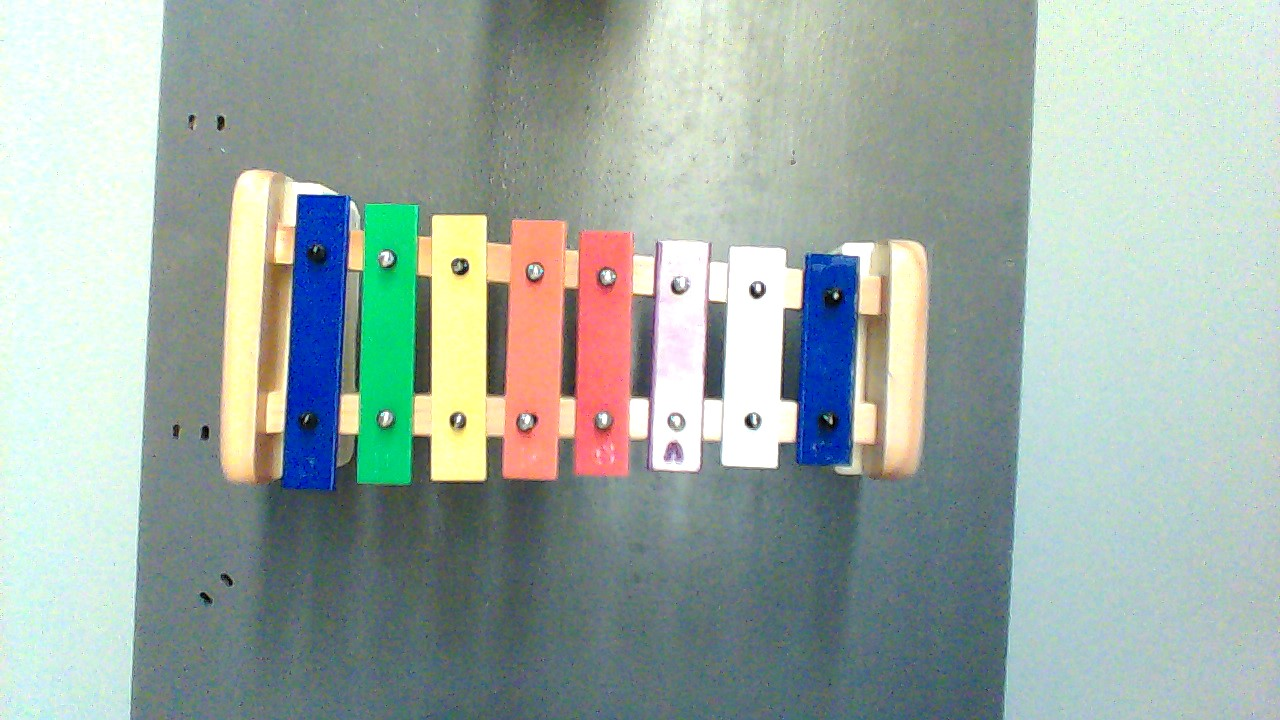
#> input picture computervision/xylophoto1.jpg, 1280 x 720 px, given in place of the camera
$ python wand_color.py
#> lines starting #> are read from the running program, lines starting #| are printed output that depends on the picture; after the words box and inside, x2 and y2 are one past the last pixel; in counts of white or black regions, pixels touching at a corner belong together
import cv2
import numpy
from collections import deque
import imutils

def run():
    cap = cv2.VideoCapture(1)

    width = int(cap.get(3))
    height = int(cap.get(4))
    print(width)
    print(height)


    writer = cv2.VideoWriter('color-vide.avi', cv2.VideoWriter_fourcc('M', 'J', 'P', 'G'), 10, (width, height))

    y1 = 50
    y2 = 400
    x1 = 120
    x2 = 480

    while (1):
        _, frame = cap.read()
#> frame is the input picture: shape (720, 1280, 3); mean B, G, R 166.6, 173.2, 158.3
        frame = frame[y1:y2, x1:x2]  # crop frame
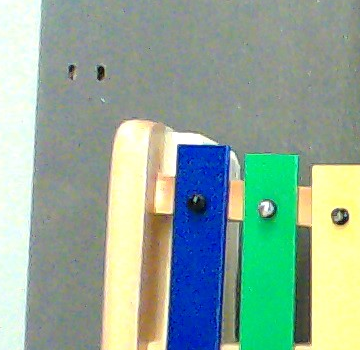
#> frame: shape (350, 360, 3); mean B, G, R 153.9, 169.9, 144.3

        mask, res = colorDetection(frame)

        try:
            #cv2.imshow('Frame',frame)
            cv2.imshow('Mask', mask)
            cv2.imshow('Res', res)
            writer.write(res)
            #cv2.imshow('Pure Color Detection', res)
        except:
            print("Could not print all requested frames")


        k = cv2.waitKey(5) & 0xFF
        if k == 27:
            break
    writer.release()
    cap.release()
    cv2.destroyAllWindows()


def colorDetection(frame):
    frameoriginal = frame
    framecopy = cv2.medianBlur(frame, 15)
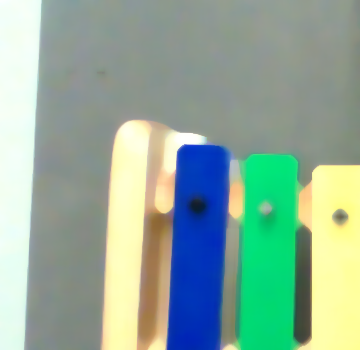
#> framecopy: shape (350, 360, 3); mean B, G, R 154.3, 170.7, 144.1

    hsv = cv2.cvtColor(framecopy, cv2.COLOR_BGR2HSV)
#> hsv: shape (350, 360, 3); mean H, S, V 62.3, 71.7, 183.6
    lower_black = numpy.array([0, 0, 0])
    upper_black = numpy.array([190, 255, 30])
    mask = cv2.inRange(hsv, lower_black, upper_black)
#> mask: shape (350, 360); every value is 0
    mask = cv2.bitwise_not(mask)
#> mask: shape (350, 360); every value is 255
    res= cv2.bitwise_and(frameoriginal, frameoriginal, mask=mask)
    #resblur = cv2.bitwise_and(frame, frame, mask=mask)
    mask = cv2.bitwise_not(mask)


    kernel = numpy.ones((10, 10), numpy.uint8)
    mask = cv2.morphologyEx(mask, cv2.MORPH_CLOSE, kernel)
    # mask = cv2.morphologyEx(mask, cv2.MORPH_OPEN, kernel)
    kernel = numpy.ones((3, 3), numpy.uint8)
    #mask = cv2.morphologyEx(mask, cv2.MORPH_GRADIENT, kernel)


    cnts = cv2.findContours(mask.copy(), cv2.RETR_EXTERNAL, cv2.CHAIN_APPROX_SIMPLE)
#> cnts = 0 contours
    cnts = imutils.grab_contours(cnts)
#> cnts = []

    #removeSmallAreas(mask, cnts)
    res[mask == 255] = [255, 255, 255]


    #resblur[mask == 255] = [0, 0, 255]
    #cv2.imshow('resblur', resblur)

    res = drawCircle(cnts, res)

    return mask, res

def drawCircle(cnts, frame):
    if len(cnts) > 0:
        # find the largest contour in the mask, then use it to compute the minimum enclosing circle and centroid
        c = max(cnts, key=cv2.contourArea)
        # print("area: ", cv2.contourArea(c))
        # cv2.waitKey(0)

        ((x, y), radius) = cv2.minEnclosingCircle(c)
        M = cv2.moments(c)
        center = (int(M["m10"] / M["m00"]), int(M["m01"] / M["m00"]))

        if radius > 10:
            # draw the circle and centroid on the frame,
            # then update the list of tracked points
            cv2.circle(frame, (int(x), int(y)), int(radius),
                       (0, 255, 255), 2)
            cv2.circle(frame, center, 5, (0, 0, 255), -1)
            print(radius)
            print((x,y))

        pts.appendleft(center)
    for i in range(1, len(pts)):
        if pts[i - 1] is None or pts[i] is None:
            continue
        thickness = int(numpy.sqrt(buffer / float(i + 1)) * 1.5)
        cv2.line(frame, pts[i - 1], pts[i], (0, 0, 255), thickness)

    return frame

def removeSmallAreas(mask, cnts):
    if len(cnts) > 0:
        index = 0
        while index < len(cnts):
            c = cv2.contourArea(cnts[index])
            index += index
            ((x, y), radius) = cv2.minEnclosingCircle(c)
            M = cv2.moments(c)
            center = (int(M["m10"] / M["m00"]), int(M["m01"] / M["m00"]))
            if radius < 10:
                cv2.drawContours(mask, c, "black")
    return mask

if __name__ == '__main__':
    ff = 0
    buffer = 32
    pts = deque(maxlen=buffer)
    run()
#> (key Esc is pressed here)

$ run again, on computervision/xylophoto2.jpg
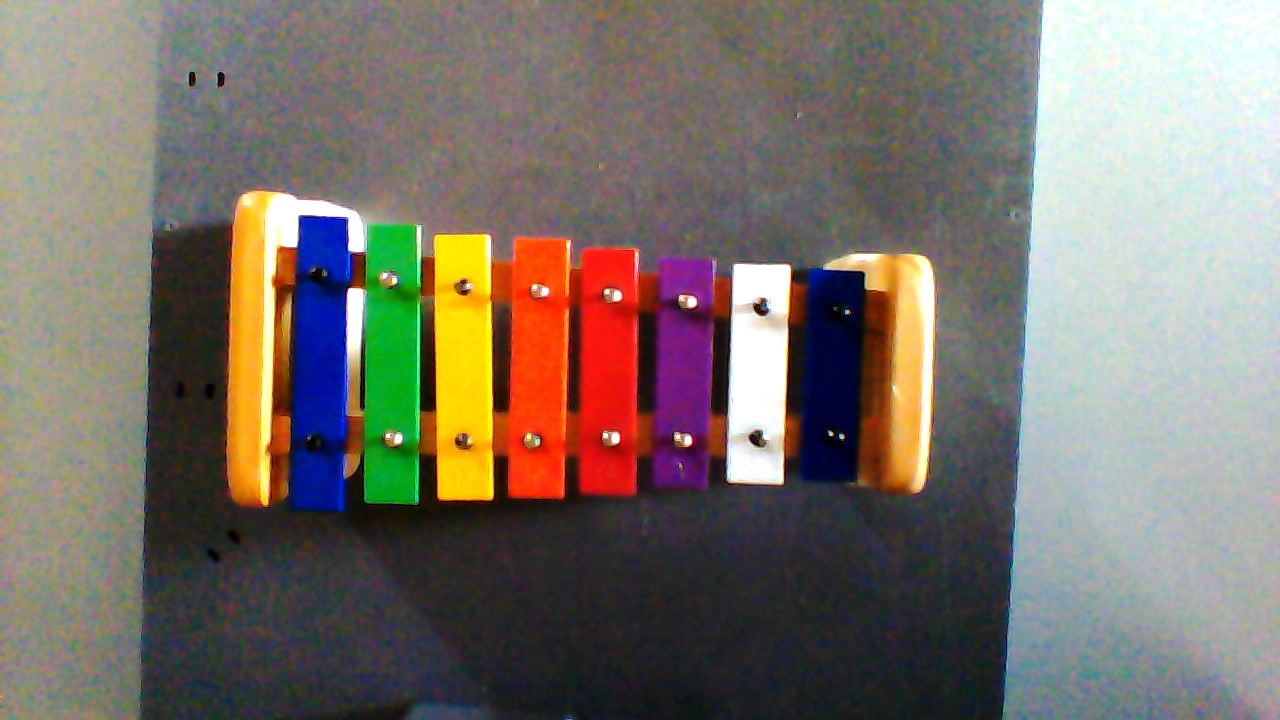
#> input picture computervision/xylophoto2.jpg, 1280 x 720 px, given in place of the camera
#> in run, frame is the input picture: shape (720, 1280, 3); mean B, G, R 106.6, 115.2, 123.1
#> frame: shape (350, 360, 3)
#> hsv: shape (350, 360, 3); mean H, S, V 53, 98.7, 144.2
#> in colorDetection, `mask = cv2.morphologyEx(mask, cv2.MORPH_CLOSE, kernel)`:
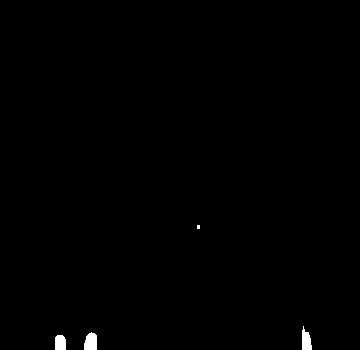
#> mask: shape (350, 360); 0.42% white; 4 white regions (1 under 20 px)
#> cnts = 4 contours, 1 with area under 20; largest, box (x1, y1, x2, y2) and area: (84, 332, 97, 350) 170, (302, 326, 312, 350) 139, (55, 335, 66, 350) 132
#> in colorDetection, `res[mask == 255] = [255, 255, 255]`:
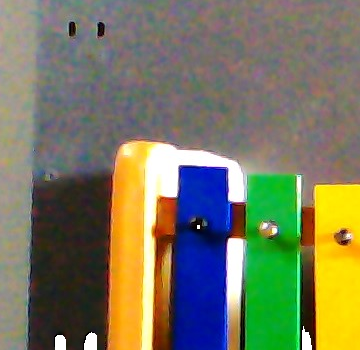
#> res: shape (350, 360, 3); mean B, G, R 95.1, 121, 120.6
#> c = contour of 13 points, box (x1, y1, x2, y2) (84, 332, 97, 350), area 170
#> x = 90; y = 341.5; radius = 9.58
#> M = moments, m00 170.5, centre m10/m00, m01/m00 = (90.5, 341.6)
#> center = (90, 341)
